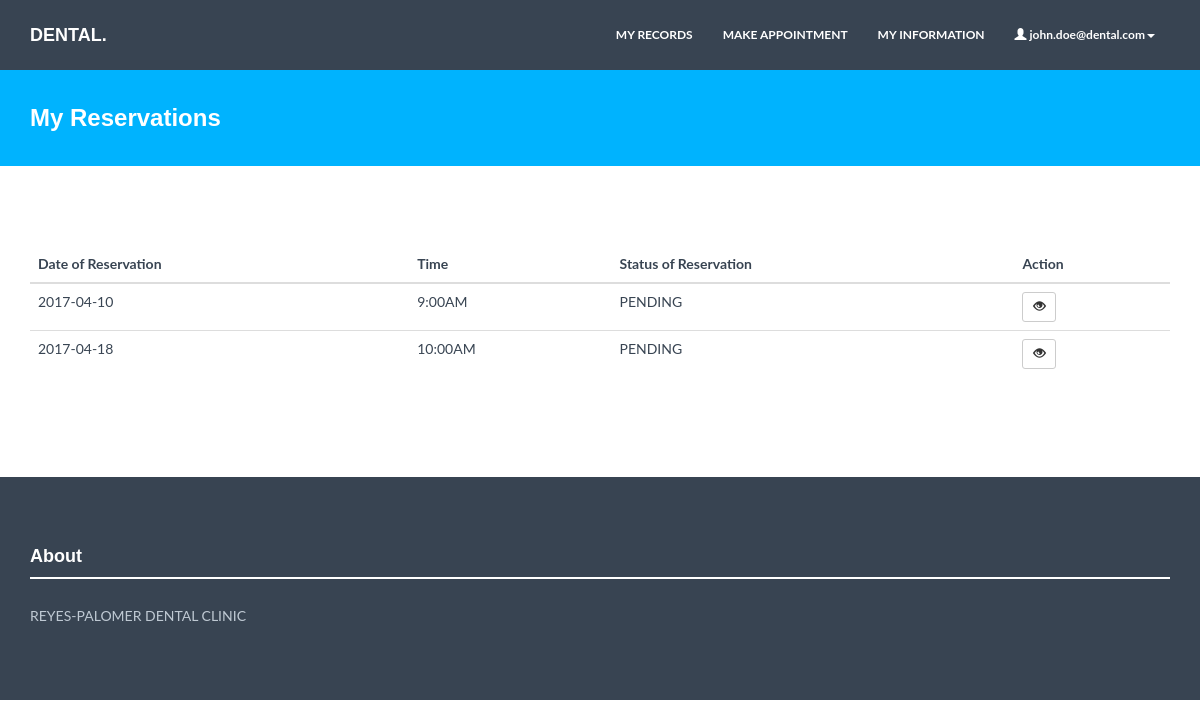
The page /myrecord/index.php (signed in) on the database its author committed.
### tables this page shows
CREATE TABLE `customers` (
  `id` int(11) NOT NULL AUTO_INCREMENT,
  `lname` varchar(255) NOT NULL,
  `fname` varchar(255) NOT NULL,
  `age` varchar(255) NOT NULL,
  `birthday` varchar(255) NOT NULL,
  `gender` varchar(255) NOT NULL,
  `email` varchar(255) NOT NULL,
  PRIMARY KEY (`id`)
);

### myrecord/index.php (the view, shortened to what this page needs)
<?php
require '../controllers/myFunctions.php';
?>
<!DOCTYPE html>
<html lang="en">
<?php require '../includes/account-heading.php';
?>
  <body>
<?php require '../includes/patient-header.php';?>
	<div id="blue">
	    <div class="container">
			<div class="row">
				<h3>My Reservations</h3>
			</div>
	    </div>
	</div>
	 <div class="container mtb">
	 	<table class="table table-responsive">
	 		<thead>
	 			<th>Date of Reservation</th>
	 			<th>Time </th>
	 			<th>Status of Reservation</th>
	 			<th>Action</th>
	 		</thead>
	 		<tbody>
	 			<?php
	 				$sql = "Select * from qrymysummary where id ='".$_SESSION['myID']."'";
	 				$res = mysqli_query($conn,$sql);
	 				while($data=mysqli_fetch_array($res)){
	 			?>
	 			<tr>
	 				<td>
	 					<?php echo $data['r_date'];?>
	 				</td>
	 				<td>
	 					<?php echo $data['r_time'];?>
	 				</td>
	  				<td>
	 					<?php if ($data['isApproved']=="FALSE"){
	 						echo "PENDING";
	 					}else{
	 						echo "APPROVED";
	 					}
	 					;?>
	 				</td>
	 				<td>
	 					<button class="btn btn-sm btn-default view-me"  date="<?php echo $data['r_date']; ?>"
						time="<?php echo $data['r_time'] ?>" id = "<?php echo $_SESSION['myID']?>"
	 					><span class="glyphicon glyphicon-eye-open"></span></button>
	 				</td>
	 			</tr>
	 			<?php
	 				}
	 			?>
	 		</tbody>
	 	</table>
	 </div><! --/container -->
	<?php require '../includes/footer.php'; ?>
  </body>
</html>

### assets/css/style.css (style rules this page uses)
* { margin: 0; padding: 0px; }
body { background: #ffffff; margin: 0; height: 100%; color: #384452; font-family: 'Lato', sans-serif; font-weight: 400; }
h1, h2, h3, h4, h5, h6 { font-family: 'Raleway', sans-serif; font-weight: 700; }
.mtb { margin-top: 80px; margin-bottom: 80px; }
#blue { background: #00b3fe; margin-top: 60px; margin-bottom: 60px; padding-top: 25px; padding-bottom: 25px; }
#blue h3 { color: white; margin-left: 15px; }

### rows shown on the page
customers: r_date "2017-04-10", r_time "9:00AM", r_date "2017-04-18", r_time "10:00AM"

### other values the page prints
$_SESSION['username'] "john.doe@dental.com"
